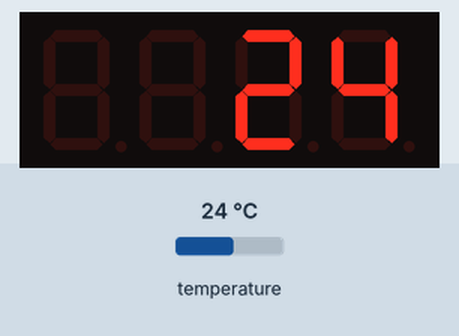
Bench run of a sketch on a simulated Arduino Uno, built with avr-gcc and run on an emulated ATmega328P. Shown: 4-digit seven-segment display. Inputs (shaded band) come from the test bench; at power-on: temperature 24 °C. What the sketch prints to the serial monitor is not drawn.

Above: at 2.5 s.
2.6 s: temperature set to 12 °C
At 4.8 s:
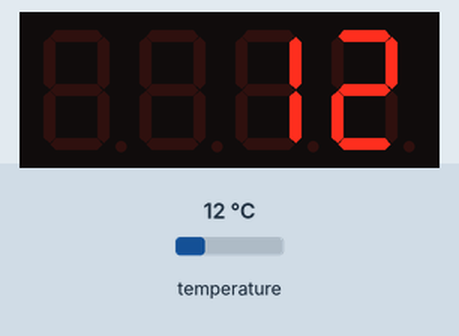
5.1 s: temperature set to 19 °C
At 6.1 s:
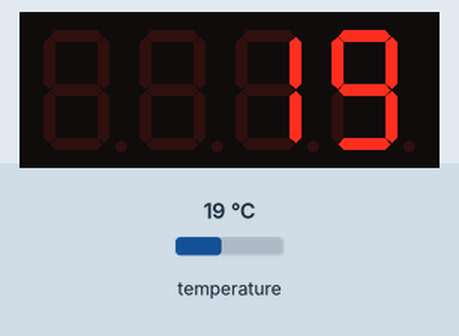
6.9 s: temperature set to 28 °C
At 7.5 s:
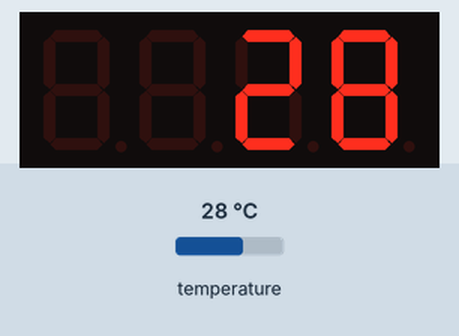
Timing chart, 0 to 9.9 s (numbered marks = the images above; inputs shaded):
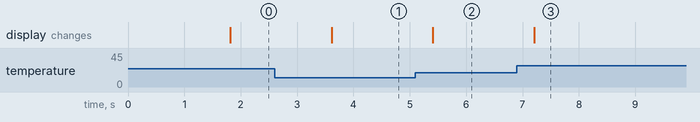

The sketch:

8SegDisplay.ino
```cpp
// First we include the libraries for the temperature and display
#include <OneWire.h>
#include <DallasTemperature.h>
#include <TM1637Display.h>

#define ONE_WIRE_BUS 2
OneWire oneWire(ONE_WIRE_BUS);
DallasTemperature sensors(&oneWire);

const int CLK = 9; //Set the CLK pin connection to the display
const int DIO = 8; //Set the DIO pin connection to the display

int TempC = 0;

TM1637Display display(CLK, DIO);  //set up the 4-Digit Display.

void setup()
{
  display.setBrightness(0x0a);  //set the diplay to maximum brightness
 // start serial port
 Serial.begin(9600);
 Serial.println("Dallas Temperature IC Control Library Demo");
 // Start up the library
 sensors.begin();
}

void loop(void)
{
 // call sensors.requestTemperatures() to issue a global temperature
 // request to all devices on the bus
/********************************************************************/
 Serial.print(" Requesting temperatures...");
 sensors.requestTemperatures(); // Send the command to get temperature readings
 Serial.println("DONE");
/********************************************************************/
 Serial.print("Temperature is: ");
 Serial.print(sensors.getTempCByIndex(0)); // Why "byIndex"?
   // You can have more than one DS18B20 on the same bus.
   // 0 refers to the first IC on the wire
   delay(1000);

   TempC = sensors.getTempCByIndex(0);
   display.showNumberDec(TempC); //Display the Variable value;
    //delay(2);  //A half second delay between steps.
}


/* TM1637_4_Digit_Display_Basics.ino
The purpose of this sketch is to provide the basic
structure for using the TM1637 based 4-Digit Displays
like the Grove 4 digit display or other equivalents
available through the likes of www.dx.com.

This makes use of the TM1637Display library developed by avishorp.
https://github.com/avishorp/TM1637

This has been developed to run on any Arduino.

Pin assignments are:
CLK - D9
DIO - D8
5V or 3.3V supply to Display
GND to Display

The operation is very simple.  The sketch initialises the display
and then steps through the loop incrementing the value of a
variable which is then displayed on the 4-Digit display.
Essentially it is the most basic function you would want from
such a display.  If you want more sophisticated functionality
then use the example that ships with the library.
*/
```

Measured:
- after the input at 2.6 s, the display: changes after 1.0 s (image 1)
- after the input at 5.1 s, the display: changes after 0.31 s (image 2)
- after the input at 6.9 s, the display: changes after 0.31 s (image 3)
